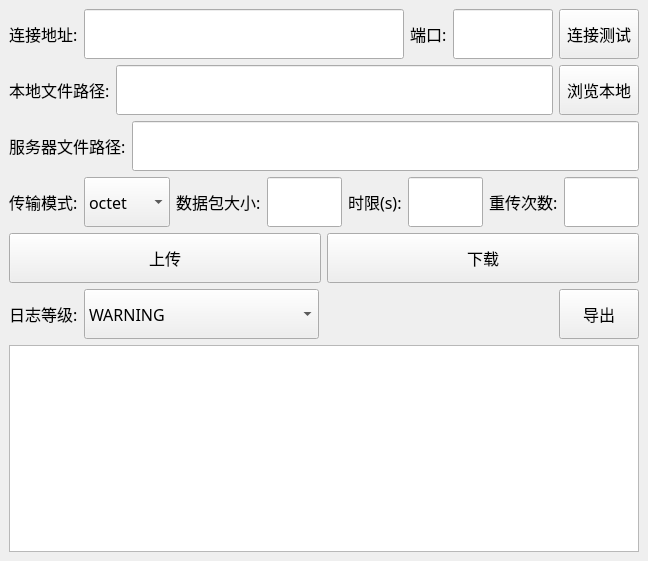
<?xml version="1.0" encoding="UTF-8"?>
<ui version="4.0">
 <class>MainWindow</class>
 <widget class="QMainWindow" name="MainWindow">
  <property name="geometry">
   <rect>
    <x>0</x>
    <y>0</y>
    <width>648</width>
    <height>561</height>
   </rect>
  </property>
  <property name="font">
   <font>
    <family>Fira Code</family>
    <pointsize>9</pointsize>
   </font>
  </property>
  <property name="windowTitle">
   <string>MainWindow</string>
  </property>
  <property name="styleSheet">
   <string notr="true">QWidget{font-family: &quot;Fira Code&quot;;}</string>
  </property>
  <widget class="QWidget" name="centralwidget">
   <layout class="QVBoxLayout" name="verticalLayout">
    <item>
     <widget class="QWidget" name="widget_1" native="true">
      <property name="sizePolicy">
       <sizepolicy hsizetype="Preferred" vsizetype="Expanding">
        <horstretch>0</horstretch>
        <verstretch>0</verstretch>
       </sizepolicy>
      </property>
      <property name="maximumSize">
       <size>
        <width>16777215</width>
        <height>50</height>
       </size>
      </property>
      <property name="font">
       <font>
        <family>Fira Code</family>
        <pointsize>14</pointsize>
       </font>
      </property>
      <layout class="QHBoxLayout" name="horizontalLayout">
       <property name="leftMargin">
        <number>0</number>
       </property>
       <property name="topMargin">
        <number>0</number>
       </property>
       <property name="rightMargin">
        <number>0</number>
       </property>
       <property name="bottomMargin">
        <number>0</number>
       </property>
       <item>
        <widget class="QLabel" name="label_2">
         <property name="font">
          <font>
           <family>Fira Code</family>
           <pointsize>12</pointsize>
          </font>
         </property>
         <property name="text">
          <string>连接地址:</string>
         </property>
        </widget>
       </item>
       <item>
        <widget class="QLineEdit" name="IPeditor">
         <property name="sizePolicy">
          <sizepolicy hsizetype="Expanding" vsizetype="Preferred">
           <horstretch>0</horstretch>
           <verstretch>0</verstretch>
          </sizepolicy>
         </property>
         <property name="font">
          <font>
           <family>Fira Code</family>
           <pointsize>12</pointsize>
          </font>
         </property>
        </widget>
       </item>
       <item>
        <widget class="QLabel" name="label">
         <property name="font">
          <font>
           <family>Fira Code</family>
           <pointsize>12</pointsize>
          </font>
         </property>
         <property name="text">
          <string>端口:</string>
         </property>
        </widget>
       </item>
       <item>
        <widget class="QLineEdit" name="portEditor">
         <property name="sizePolicy">
          <sizepolicy hsizetype="Preferred" vsizetype="Preferred">
           <horstretch>0</horstretch>
           <verstretch>0</verstretch>
          </sizepolicy>
         </property>
         <property name="maximumSize">
          <size>
           <width>100</width>
           <height>16777215</height>
          </size>
         </property>
         <property name="font">
          <font>
           <family>Fira Code</family>
           <pointsize>12</pointsize>
          </font>
         </property>
        </widget>
       </item>
       <item>
        <widget class="QPushButton" name="testBtn">
         <property name="sizePolicy">
          <sizepolicy hsizetype="Preferred" vsizetype="Preferred">
           <horstretch>0</horstretch>
           <verstretch>0</verstretch>
          </sizepolicy>
         </property>
         <property name="font">
          <font>
           <family>Fira Code</family>
           <pointsize>12</pointsize>
          </font>
         </property>
         <property name="text">
          <string>连接测试</string>
         </property>
        </widget>
       </item>
      </layout>
     </widget>
    </item>
    <item>
     <widget class="QWidget" name="widget_2" native="true">
      <property name="sizePolicy">
       <sizepolicy hsizetype="Preferred" vsizetype="Expanding">
        <horstretch>0</horstretch>
        <verstretch>0</verstretch>
       </sizepolicy>
      </property>
      <property name="maximumSize">
       <size>
        <width>16777215</width>
        <height>50</height>
       </size>
      </property>
      <layout class="QHBoxLayout" name="horizontalLayout_2">
       <property name="leftMargin">
        <number>0</number>
       </property>
       <property name="topMargin">
        <number>0</number>
       </property>
       <property name="rightMargin">
        <number>0</number>
       </property>
       <property name="bottomMargin">
        <number>0</number>
       </property>
       <item>
        <widget class="QLabel" name="label_5">
         <property name="font">
          <font>
           <family>Fira Code</family>
           <pointsize>12</pointsize>
          </font>
         </property>
         <property name="text">
          <string>本地文件路径:</string>
         </property>
        </widget>
       </item>
       <item>
        <widget class="QLineEdit" name="savepathEditor">
         <property name="sizePolicy">
          <sizepolicy hsizetype="Expanding" vsizetype="Expanding">
           <horstretch>0</horstretch>
           <verstretch>0</verstretch>
          </sizepolicy>
         </property>
         <property name="minimumSize">
          <size>
           <width>0</width>
           <height>35</height>
          </size>
         </property>
         <property name="maximumSize">
          <size>
           <width>16777215</width>
           <height>16777215</height>
          </size>
         </property>
        </widget>
       </item>
       <item>
        <widget class="QPushButton" name="fileBtn">
         <property name="sizePolicy">
          <sizepolicy hsizetype="Preferred" vsizetype="Preferred">
           <horstretch>0</horstretch>
           <verstretch>0</verstretch>
          </sizepolicy>
         </property>
         <property name="font">
          <font>
           <family>Fira Code</family>
           <pointsize>12</pointsize>
          </font>
         </property>
         <property name="text">
          <string>浏览本地</string>
         </property>
        </widget>
       </item>
      </layout>
     </widget>
    </item>
    <item>
     <widget class="QWidget" name="widget_3" native="true">
      <property name="sizePolicy">
       <sizepolicy hsizetype="Preferred" vsizetype="Expanding">
        <horstretch>0</horstretch>
        <verstretch>0</verstretch>
       </sizepolicy>
      </property>
      <property name="maximumSize">
       <size>
        <width>16777215</width>
        <height>50</height>
       </size>
      </property>
      <layout class="QHBoxLayout" name="horizontalLayout_4">
       <property name="leftMargin">
        <number>0</number>
       </property>
       <property name="topMargin">
        <number>0</number>
       </property>
       <property name="rightMargin">
        <number>0</number>
       </property>
       <property name="bottomMargin">
        <number>0</number>
       </property>
       <item>
        <widget class="QLabel" name="label_6">
         <property name="font">
          <font>
           <family>Fira Code</family>
           <pointsize>12</pointsize>
          </font>
         </property>
         <property name="text">
          <string>服务器文件路径:</string>
         </property>
        </widget>
       </item>
       <item>
        <widget class="QLineEdit" name="filenameEditor">
         <property name="sizePolicy">
          <sizepolicy hsizetype="Expanding" vsizetype="Expanding">
           <horstretch>0</horstretch>
           <verstretch>0</verstretch>
          </sizepolicy>
         </property>
         <property name="minimumSize">
          <size>
           <width>0</width>
           <height>35</height>
          </size>
         </property>
         <property name="maximumSize">
          <size>
           <width>16777215</width>
           <height>16777215</height>
          </size>
         </property>
        </widget>
       </item>
      </layout>
     </widget>
    </item>
    <item>
     <widget class="QWidget" name="widget_4" native="true">
      <property name="sizePolicy">
       <sizepolicy hsizetype="Preferred" vsizetype="Expanding">
        <horstretch>0</horstretch>
        <verstretch>0</verstretch>
       </sizepolicy>
      </property>
      <property name="maximumSize">
       <size>
        <width>16777215</width>
        <height>50</height>
       </size>
      </property>
      <layout class="QHBoxLayout" name="horizontalLayout_3">
       <property name="leftMargin">
        <number>0</number>
       </property>
       <property name="topMargin">
        <number>0</number>
       </property>
       <property name="rightMargin">
        <number>0</number>
       </property>
       <property name="bottomMargin">
        <number>0</number>
       </property>
       <item>
        <widget class="QLabel" name="label_4">
         <property name="font">
          <font>
           <family>Fira Code</family>
           <pointsize>12</pointsize>
          </font>
         </property>
         <property name="text">
          <string>传输模式:</string>
         </property>
        </widget>
       </item>
       <item>
        <widget class="QComboBox" name="modeBox">
         <property name="sizePolicy">
          <sizepolicy hsizetype="Preferred" vsizetype="Preferred">
           <horstretch>0</horstretch>
           <verstretch>0</verstretch>
          </sizepolicy>
         </property>
         <property name="font">
          <font>
           <family>Fira Code</family>
           <pointsize>12</pointsize>
          </font>
         </property>
         <item>
          <property name="text">
           <string>octet</string>
          </property>
         </item>
         <item>
          <property name="text">
           <string>netascii</string>
          </property>
         </item>
        </widget>
       </item>
       <item>
        <widget class="QLabel" name="label_3">
         <property name="font">
          <font>
           <family>Fira Code</family>
           <pointsize>12</pointsize>
          </font>
         </property>
         <property name="text">
          <string>数据包大小:</string>
         </property>
        </widget>
       </item>
       <item>
        <widget class="QLineEdit" name="sizeEditor">
         <property name="sizePolicy">
          <sizepolicy hsizetype="Expanding" vsizetype="Preferred">
           <horstretch>0</horstretch>
           <verstretch>0</verstretch>
          </sizepolicy>
         </property>
         <property name="maximumSize">
          <size>
           <width>16777215</width>
           <height>16777215</height>
          </size>
         </property>
         <property name="font">
          <font>
           <family>Fira Code</family>
           <pointsize>12</pointsize>
          </font>
         </property>
        </widget>
       </item>
       <item>
        <widget class="QLabel" name="label_7">
         <property name="font">
          <font>
           <family>Fira Code</family>
           <pointsize>12</pointsize>
          </font>
         </property>
         <property name="text">
          <string>时限(s):</string>
         </property>
        </widget>
       </item>
       <item>
        <widget class="QLineEdit" name="timeoutEditor">
         <property name="sizePolicy">
          <sizepolicy hsizetype="Expanding" vsizetype="Preferred">
           <horstretch>0</horstretch>
           <verstretch>0</verstretch>
          </sizepolicy>
         </property>
         <property name="maximumSize">
          <size>
           <width>16777215</width>
           <height>16777215</height>
          </size>
         </property>
         <property name="font">
          <font>
           <family>Fira Code</family>
           <pointsize>12</pointsize>
          </font>
         </property>
        </widget>
       </item>
       <item>
        <widget class="QLabel" name="label_8">
         <property name="font">
          <font>
           <family>Fira Code</family>
           <pointsize>12</pointsize>
          </font>
         </property>
         <property name="text">
          <string>重传次数:</string>
         </property>
        </widget>
       </item>
       <item>
        <widget class="QLineEdit" name="retryEditor">
         <property name="sizePolicy">
          <sizepolicy hsizetype="Expanding" vsizetype="Preferred">
           <horstretch>0</horstretch>
           <verstretch>0</verstretch>
          </sizepolicy>
         </property>
         <property name="maximumSize">
          <size>
           <width>16777215</width>
           <height>16777215</height>
          </size>
         </property>
         <property name="font">
          <font>
           <family>Fira Code</family>
           <pointsize>12</pointsize>
          </font>
         </property>
        </widget>
       </item>
      </layout>
     </widget>
    </item>
    <item>
     <widget class="QWidget" name="widget_5" native="true">
      <property name="sizePolicy">
       <sizepolicy hsizetype="Preferred" vsizetype="Expanding">
        <horstretch>0</horstretch>
        <verstretch>0</verstretch>
       </sizepolicy>
      </property>
      <property name="maximumSize">
       <size>
        <width>16777215</width>
        <height>50</height>
       </size>
      </property>
      <layout class="QHBoxLayout" name="horizontalLayout_5">
       <property name="leftMargin">
        <number>0</number>
       </property>
       <property name="topMargin">
        <number>0</number>
       </property>
       <property name="rightMargin">
        <number>0</number>
       </property>
       <property name="bottomMargin">
        <number>0</number>
       </property>
       <item>
        <widget class="QPushButton" name="uploadBtn">
         <property name="sizePolicy">
          <sizepolicy hsizetype="Preferred" vsizetype="Preferred">
           <horstretch>0</horstretch>
           <verstretch>0</verstretch>
          </sizepolicy>
         </property>
         <property name="font">
          <font>
           <family>Fira Code</family>
           <pointsize>12</pointsize>
          </font>
         </property>
         <property name="text">
          <string>上传</string>
         </property>
        </widget>
       </item>
       <item>
        <widget class="QPushButton" name="downloadBtn">
         <property name="sizePolicy">
          <sizepolicy hsizetype="Preferred" vsizetype="Preferred">
           <horstretch>0</horstretch>
           <verstretch>0</verstretch>
          </sizepolicy>
         </property>
         <property name="font">
          <font>
           <family>Fira Code</family>
           <pointsize>12</pointsize>
          </font>
         </property>
         <property name="text">
          <string>下载</string>
         </property>
        </widget>
       </item>
      </layout>
     </widget>
    </item>
    <item>
     <widget class="QWidget" name="widget_6" native="true">
      <property name="sizePolicy">
       <sizepolicy hsizetype="Preferred" vsizetype="Expanding">
        <horstretch>0</horstretch>
        <verstretch>0</verstretch>
       </sizepolicy>
      </property>
      <property name="maximumSize">
       <size>
        <width>16777215</width>
        <height>50</height>
       </size>
      </property>
      <layout class="QHBoxLayout" name="horizontalLayout_6">
       <property name="leftMargin">
        <number>0</number>
       </property>
       <property name="topMargin">
        <number>0</number>
       </property>
       <property name="rightMargin">
        <number>0</number>
       </property>
       <property name="bottomMargin">
        <number>0</number>
       </property>
       <item>
        <widget class="QLabel" name="label_9">
         <property name="font">
          <font>
           <family>Fira Code</family>
           <pointsize>12</pointsize>
          </font>
         </property>
         <property name="text">
          <string>日志等级:</string>
         </property>
        </widget>
       </item>
       <item>
        <widget class="QComboBox" name="logModeBox">
         <property name="sizePolicy">
          <sizepolicy hsizetype="Expanding" vsizetype="Preferred">
           <horstretch>0</horstretch>
           <verstretch>0</verstretch>
          </sizepolicy>
         </property>
         <property name="font">
          <font>
           <family>Fira Code</family>
           <pointsize>12</pointsize>
          </font>
         </property>
         <item>
          <property name="text">
           <string>WARNING</string>
          </property>
         </item>
         <item>
          <property name="text">
           <string>INFO</string>
          </property>
         </item>
         <item>
          <property name="text">
           <string>DEBUG</string>
          </property>
         </item>
        </widget>
       </item>
       <item>
        <spacer name="horizontalSpacer">
         <property name="orientation">
          <enum>Qt::Horizontal</enum>
         </property>
         <property name="sizeHint" stdset="0">
          <size>
           <width>40</width>
           <height>20</height>
          </size>
         </property>
        </spacer>
       </item>
       <item>
        <widget class="QPushButton" name="outputBtn">
         <property name="sizePolicy">
          <sizepolicy hsizetype="Preferred" vsizetype="Preferred">
           <horstretch>0</horstretch>
           <verstretch>0</verstretch>
          </sizepolicy>
         </property>
         <property name="font">
          <font>
           <family>Fira Code</family>
           <pointsize>12</pointsize>
          </font>
         </property>
         <property name="text">
          <string>导出</string>
         </property>
        </widget>
       </item>
      </layout>
     </widget>
    </item>
    <item>
     <widget class="QPlainTextEdit" name="logBrowser"/>
    </item>
   </layout>
  </widget>
 </widget>
 <resources/>
 <connections/>
</ui>
